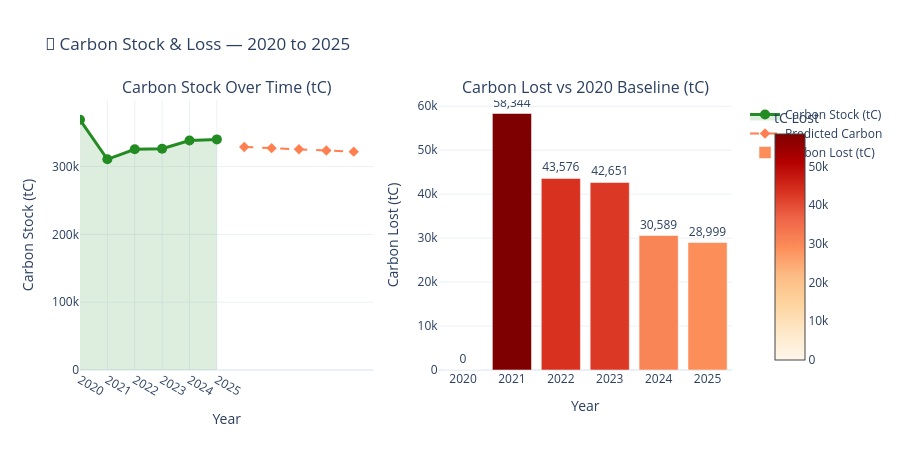

The notebook cell this image was saved under:
### Code cell
fig3 = make_subplots(
    rows=1, cols=2,
    subplot_titles=('Carbon Stock Over Time (tC)', 'Carbon Lost vs 2020 Baseline (tC)')
)

# Left - carbon stock
fig3.add_trace(go.Scatter(
    x=df['year'], y=df['carbon_stock_tc'],
    mode='lines+markers', fill='tozeroy',
    fillcolor='rgba(34,139,34,0.15)',
    line=dict(color='#228B22', width=3), marker=dict(size=10),
    text=[f"{v:,.0f} tC" for v in df['carbon_stock_tc']],
    hovertemplate='%{x}: %{text}<extra></extra>',
    name='Carbon Stock (tC)'
), row=1, col=1)

# Prediction
fig3.add_trace(go.Scatter(
    x=future_df['year'], y=future_df['carbon_stock_tc'],
    mode='lines+markers', name='Predicted Carbon',
    line=dict(color='#FF7F50', width=2, dash='dash'),
    marker=dict(size=8, symbol='diamond')
), row=1, col=1)

# Right - carbon loss bars
fig3.add_trace(go.Bar(
    x=df['year'], y=df['carbon_loss_tc'],
    marker=dict(color=df['carbon_loss_tc'], colorscale='OrRd', showscale=True,
                colorbar=dict(title='tC Lost', x=1.05)),
    text=[f"{v:,.0f}" for v in df['carbon_loss_tc']],
    textposition='outside',
    name='Carbon Lost (tC)'
), row=1, col=2)

fig3.update_layout(
    title='💨 Carbon Stock & Loss — 2020 to 2025',
    template='plotly_white', height=450, font=dict(size=12)
)
fig3.update_xaxes(title_text='Year', tickvals=df['year'].tolist())
fig3.update_yaxes(title_text='Carbon Stock (tC)', row=1, col=1)
fig3.update_yaxes(title_text='Carbon Lost (tC)', row=1, col=2)

fig3.show()

### Figure 1 — Plotly figure (JSON) as saved in the notebook; plotly's stock layout.template omitted (floating-point values rounded to 4 significant figures)
{"data": [{"fill": "tozeroy", "fillcolor": "rgba(34,139,34,0.15)", "hovertemplate": "%{x}: %{text}<extra></extra>", "line": {"color": "#228B22", "width": 3}, "marker": {"size": 10}, "mode": "lines+markers", "name": "Carbon Stock (tC)", "text": ["369,039 tC", "310,695 tC", "325,462 tC", "326,388 tC", "338,450 tC", "340,040 tC"], "type": "scatter", "x": [2020, 2021, 2022, 2023, 2024, 2025], "xaxis": "x", "y": [369000.0, 310700.0, 325500.0, 326400.0, 338400.0, 340000.0], "yaxis": "y"}, {"line": {"color": "#FF7F50", "dash": "dash", "width": 2}, "marker": {"size": 8, "symbol": "diamond"}, "mode": "lines+markers", "name": "Predicted Carbon", "type": "scatter", "x": [2026, 2027, 2028, 2029, 2030], "xaxis": "x", "y": [328900.0, 327200.0, 325500.0, 323700.0, 322000.0], "yaxis": "y"}, {"marker": {"color": [0.0, 58340.0, 43580.0, 42650.0, 30590.0, 29000.0], "colorbar": {"title": {"text": "tC Lost"}, "x": 1.05}, "colorscale": [[0, "rgb(255,247,236)"], [0.125, "rgb(254,232,200)"], [0.25, "rgb(253,212,158)"], [0.375, "rgb(253,187,132)"], [0.5, "rgb(252,141,89)"], [0.625, "rgb(239,101,72)"], [0.75, "rgb(215,48,31)"], [0.875, "rgb(179,0,0)"], [1, "rgb(127,0,0)"]], "showscale": true}, "name": "Carbon Lost (tC)", "text": ["0", "58,344", "43,576", "42,651", "30,589", "28,999"], "textposition": "outside", "type": "bar", "x": [2020, 2021, 2022, 2023, 2024, 2025], "xaxis": "x2", "y": [0.0, 58340.0, 43580.0, 42650.0, 30590.0, 29000.0], "yaxis": "y2"}], "layout": {"annotations": [{"font": {"size": 16}, "showarrow": false, "text": "Carbon Stock Over Time (tC)", "x": 0.225, "xanchor": "center", "xref": "paper", "y": 1, "yanchor": "bottom", "yref": "paper"}, {"font": {"size": 16}, "showarrow": false, "text": "Carbon Lost vs 2020 Baseline (tC)", "x": 0.775, "xanchor": "center", "xref": "paper", "y": 1, "yanchor": "bottom", "yref": "paper"}], "font": {"size": 12}, "height": 450, "title": {"text": "💨 Carbon Stock & Loss — 2020 to 2025"}, "xaxis": {"anchor": "y", "domain": [0, 0.45], "tickvals": [2020, 2021, 2022, 2023, 2024, 2025], "title": {"text": "Year"}}, "xaxis2": {"anchor": "y2", "domain": [0.55, 1], "tickvals": [2020, 2021, 2022, 2023, 2024, 2025], "title": {"text": "Year"}}, "yaxis": {"anchor": "x", "domain": [0, 1], "title": {"text": "Carbon Stock (tC)"}}, "yaxis2": {"anchor": "x2", "domain": [0, 1], "title": {"text": "Carbon Lost (tC)"}}}}
